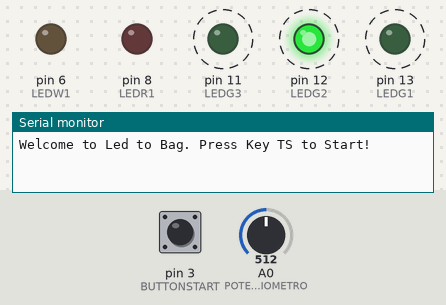
The sketch below on a simulated Arduino Uno, built with avr-gcc and run on an emulated ATmega328P. On the bench: output pins drawn as LEDs (lit = HIGH), the last lines printed to the serial monitor. Dashed ring = blinking. The inputs (shaded band) are chosen by the test bench; at power-on: pin 3 (BUTTONSTART) LOW, A0 (POTENZIOMETRO) = 512. Random numbers use the default seed unless the sketch sets one.

Above: at 1.06 s.
1.3 s: pin 3 (BUTTONSTART) pulled HIGH for 0.15 s
At 3.2 s:
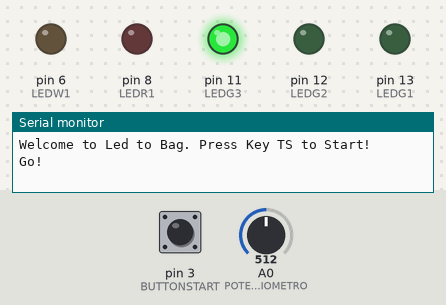
At 4.6 s:
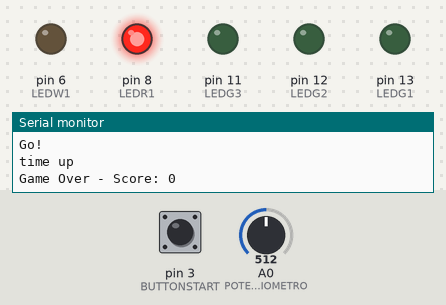
7.4 s: pin 3 (BUTTONSTART) pulled HIGH for 1 s
At 11.95 s:
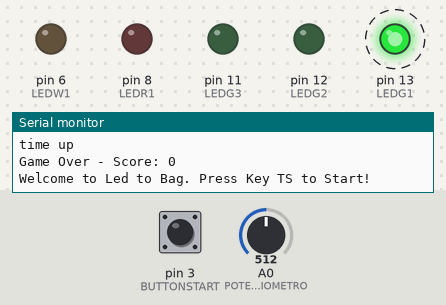
Timing chart, 0 to 17.4 s (numbered marks = the images above; inputs shaded):
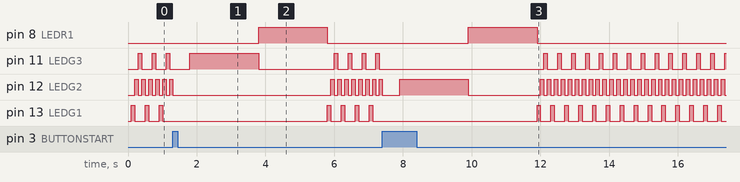

Measured:
- after the input at 1.3 s, pin 8 (LEDR1): LOW → HIGH after 2.5 s, → LOW 2.0 s later
- after the input at 7.4 s, pin 8 (LEDR1): LOW → HIGH after 2.5 s, → LOW 2.0 s later

The sketch:

led_to_bag.ino
```cpp
#include "gameLogics.h"
#include "utility.h"
#include "MiniTimerOne.h"

void setup() {
  Serial.begin(9600);

  pinMode(LEDG1, OUTPUT);
  pinMode(LEDG2, OUTPUT);
  pinMode(LEDG3, OUTPUT);
  pinMode(LEDW1, OUTPUT);
  pinMode(LEDR1, OUTPUT);

  pinMode(BUTTONDOWN, INPUT);
  pinMode(BUTTONSTART, INPUT);
  pinMode(POTENZIOMETRO, INPUT);
  randomSeed(analogRead(0));
  MiniTimer1.init();
  MiniTimer1.attachInterrupt(timeUpRoutine);
}

void loop() {
  Serial.println("Welcome to Led to Bag. Press Key TS to Start!");
  standby();
  delay(TIME_BEFORE_STARTING);
  Serial.println("Go!");
  readDifficulty();
  gameloop();
  reset();
}
```

MiniTimerOne.cpp
```cpp
/*
 * Implementation of a class for the management of the 16 bit Timer1 on the ATmega328P mounted on an Arduino Uno.
 * Authors: Matteo Castellucci, Giorgia Rondinini
 * Date: 17-10-2019
 */

#include "MiniTimerOne.h"

#define TIMER1_MAX_VALUE 65536UL
#define CYCLES_PER_MICROSEC 16

// A function that does nothing, useful for initializing and resetting the routine called with a timer interrupt
void emptyCallback(void) {}

MiniTimerOne *MiniTimerOne::SINGLETON {};

MiniTimerOne *MiniTimerOne::getInstance(void) {
    return SINGLETON;
}

// Default constructor
MiniTimerOne::MiniTimerOne(void) {
    this->_clockSelectBits = 0;
    this->_isrCallback = emptyCallback;
}

void MiniTimerOne::init(void) {
    TCCR1B = _BV(WGM12); // Setting the timer mode, CTC, and disabling the timer clock source (stopping it)
    TCCR1A = 0; // No flag in this register is needed
    TIMSK1 = 0; // Disabling interrupts capture
    cli(); // Disabling interrupts, because TCNT1 setting is not an atomic operation
    TCNT1 = 0; // Resetting the timer count
    sei(); // Re-enabling interrupts
}

void MiniTimerOne::setPeriod(unsigned long int period) {
    const unsigned long int cycles = CYCLES_PER_MICROSEC * period;
    const int prescalerValues[] = { 1, 8, 64, 256, 1024 };
    const unsigned int csBitsValues[] = { _BV(CS10), _BV(CS11), _BV(CS11) | _BV(CS10), _BV(CS12), _BV(CS12) | _BV(CS10) };
    bool timerSet = false;

    for (int i = 0; i < 5 && !timerSet; i++) {
        if (cycles < TIMER1_MAX_VALUE * prescalerValues[i]) {
            /*
             * To start the timer three bits will need to be set in the TCCR1B register for the prescaler value.
             * How those bits needs to be set depends on how long the period of the timer is, because the value
             * of the period must fit the "compare match" register (OCR1A) and the prescaler is needed to downscale it.
             * Setting those bits will start the timer, so their value is temporarily stored in _clockSelectBits.
             */
            this->_clockSelectBits = csBitsValues[i];
            cli(); // Disabling interrupts, because OCR1A setting is not an atomic operation
            OCR1A = cycles / prescalerValues[i]; // Setting the value with which the counter (TCNT1) will be compared
            sei(); // Re-enabling interrupts
            timerSet = true;
        }
    }
    /*
     * If value exceeds the maximum value the register can hold, even with the maximum prescaler value, it sets the register
     * value to the maximum value.
     */
    if (!timerSet) {
        this->_clockSelectBits = _BV(CS12) | _BV(CS10);
        cli(); // Disabling interrupts, because OCR1A setting is not an atomic operation
        OCR1A = TIMER1_MAX_VALUE - 1;
        sei(); // Re-enabling interrupts
    }
}

void MiniTimerOne::attachInterrupt(void (*isr)(void)) {
    this->_isrCallback = isr; // Setting the function to be called on the interrupt capture
    TIMSK1 |= _BV(OCIE1A); // Enabling interrupts capture
}

void MiniTimerOne::detachInterrupt(void) {
    TIMSK1 = 0; // Disabling interrupts capture
    this->_isrCallback = emptyCallback; // Resetting function called on interrupt to an empty one
}

void MiniTimerOne::start(void) {
    TCCR1B |= this->_clockSelectBits; // Setting the clock source, and consequently starting the timer
}

void MiniTimerOne::stop(void) {
    TCCR1B = _BV(WGM12); // Disabling the timer clock source (stopping it), and setting the timer mode (CTC)
}

void MiniTimerOne::reset(void) {
    cli(); // Disabling interrupts, because TCNT1 setting is not an atomic operation
    TCNT1 = 0; // Resetting the timer counter, to start a new period
    sei(); // Re-enabling interrupts
}

void (*MiniTimerOne::getCallback(void))(void) {
    return this->_isrCallback;
}

// Creating an "alias" to the singleton instance of this class so as to easily access it from the Arduino code
MiniTimerOne MiniTimer1 = *MiniTimerOne::getInstance();

/*
 * Setting that the function to be called during an interrupt generated by the timer in CTC mode is the one
 * previously set by attachInterrupt and saved into the object.
 */
ISR(TIMER1_COMPA_vect) {
    (MiniTimer1.getCallback())();
}
```

MiniTimerOne.h
```cpp
/*
 * Definition of a class for the management of the 16 bit Timer1 on the ATmega328P mounted on an Arduino Uno.
 * Authors: Giorgia Rondinini, Matteo Castellucci
 * Date: 17-10-2019
 */

#ifndef __MINI_TIMER_1_H__
#define __MINI_TIMER_1_H__

#include "Arduino.h"

/*
 * This class represents an interface from which to manage the Timer 1 of an ATmega328P processor on a Arduino Uno. It
 * can be use to manage it as a timer in the strict sense of the word, with functionalities for only starting, stopping
 * and resetting it. Moreover, it can perform an action when the specified period of time has elapsed. It can count
 * up to four seconds, more or less, because of the size of the ATmega328P's registers. Every value greater than
 * that will be subsituted by the maximum value allowed into the counter register (2^16 - 1).
 */
class MiniTimerOne {
    public:
        /*
         * Returns a pointer to the only instance of this class.
         */
        static MiniTimerOne *getInstance();
        /*
         * Initializes the timer so as to use the CTC (Clear Timer on Compare match) timer mode, stop the timer from
         * counting CPU clock cycles and reset its counter to zero.
         * It must be called one time before using the timer, otherwise it can bring to unpredictable results.
         */
        void init(void);
        /*
         * Sets the period (in microseconds) of the timer after which the counter is put to zero and an interrupt is generated.
         * Not calling this function before starting the timer can bring to unpredictable results.
         */
        void setPeriod(unsigned long int period);
        /*
         * Sets the function called when the interrupt is fired and enables the firing of interrupts for the timer.
         * If this method is not called, the function is a routine which does nothing.
         */
        void attachInterrupt(void (*isr)(void));
        /*
         * Disables the firing of interrupts, and set the function called when an interrupt is fired to a one that does nothing.
         */
        void detachInterrupt(void);
        /*
         * Starts the timer.
         */
        void start(void);
        /*
         * Stops the timer. It doesn't reset the value of the counter. That means that calling the start function after this one,
         * without calling the reset function, will cause the first interrupt to be called after the residual time period.
         */
        void stop(void);
        /*
         * Sets the timer counter to zero. It doesn't stop the timer from counting.
         */
        void reset(void);
        /*
         * Returns the callback routine currently called when the interrupt is fired.
         */
        void (*getCallback(void))(void);
    private:
        static MiniTimerOne *SINGLETON;

        MiniTimerOne(void);

        void (*_isrCallback)(void);
        char _clockSelectBits;
};

//Global variable accessible from the Arduino code for facilitating the use of this timer library
extern MiniTimerOne MiniTimer1;

#endif
```

gameLogics.cpp
```cpp
#include "gameLogics.h"
#include "Arduino.h"
#include "MiniTimerOne.h"
#include "utility.h"

int btn[] = {LEDG1, LEDG2, LEDG3, LEDW1}; //array containing all the led
int on;   //this variable contains the "on" led at any given moment
int score;  //score of the player, each game

long levelTime;
bool firstTimer;
bool playing;  //flag. Tracks the game status, true if the player is playing

unsigned long lastDebounceTime;
unsigned long lastFade;

unsigned long lastTime;
int currIntensity;

int fadeAmount = 5;

void standby() {
  int inc = 1;  //used to make the standby effect
  unsigned long lastBlinkTime = 0;
  EIFR = (1 << INTF1);
  attachInterrupt(digitalPinToInterrupt(BUTTONSTART), startGame, RISING);
  while (!playing) {
    if (millis() - lastBlinkTime > BLINK_TIME) {
      light(on);
      on += inc;
      if (on == 2 || on == 0) {
        inc = -inc;
      }
      lastBlinkTime = millis();
    }
  }
  detachInterrupt(digitalPinToInterrupt(BUTTONSTART));
  turnOffAll();
}

void gameloop() {
  bool roundStart = false; //flag. True after the first round, resets each game
  bool startCounting = false;  //flag. True when start the player reaches LEDW1
  while (playing) {
    if (!roundStart) {
      initRound();
      roundStart = true;
    }
    if (on == 3) {  //win condition, needs to stay in this cycle for "BAG_TIME" ms
      if (!startCounting) {
        MiniTimer1.stop();
        lastTime = millis();
        startCounting = true;
      }
      fading();
      if (millis() - lastTime > BAG_TIME) {
        score++;
        roundStart = false;
        startCounting = false;
        digitalWrite(LEDW1, LOW);
        Serial.print("Another object in the bag! Count:");
        Serial.print(score);
        Serial.println(" objects");
      }
    }
    if (on == 4) {    //lose condition
      gameover();
    }
  }
  turnOffAll();                           //lose animation
  Serial.print("Game Over - Score: ");
  Serial.println(score);
  digitalWrite(LEDR1, HIGH);
  delay(LEDR1_ON_TIME);
  digitalWrite(LEDR1, LOW);
}

void initRound() {
  on = random(3);
  light(on);
  digitalWrite(LEDW1, LOW); //...bug-solver (the yellow red remains lit after attaching TD interrupt)
  firstTimer = false;
  if (score > 0) {
    levelTime = (levelTime * 7) / 8;
  }
  MiniTimer1.setPeriod(levelTime);
  MiniTimer1.reset();
  MiniTimer1.start();
}

void timeUpRoutine() {
  if (!firstTimer) {
    //Serial.println("timer1 UP");
    MiniTimer1.reset();
    firstTimer = true;
  }
  else
  {
    firstTimer = false;
    Serial.println("time up");
    gameover();
  }
}

void gameover() {
  playing = false;
  detachInterrupt(digitalPinToInterrupt(BUTTONDOWN));
  MiniTimer1.stop();
}

void startGame() {
  playing = true;
}
void down() {
  if ((millis() - lastDebounceTime) > DEBOUNCE_TIME) {
    lastDebounceTime = millis();
    digitalWrite(btn[on + 1], HIGH);
    digitalWrite(btn[on], LOW);
    on++;
    //Serial.println("DOWN PRESSED");
  }
}

void readDifficulty() {
  EIFR = ( 1 << INTF0);
  attachInterrupt(digitalPinToInterrupt(BUTTONDOWN), down, RISING);
  int difficulty = map(analogRead(POTENZIOMETRO), 0, 1023, 1, 8);
  levelTime = (BASE_LEVEL_TIME / difficulty) / 2;
}

void reset() {
  lastFade = 0;
  lastDebounceTime = 0;
  playing = false;
  score = 0;
  on = 0;
}
```

gameLogics.h
```cpp
#ifndef GAMELOGICS_H
#define GAMELOGICS_H
/*
 * MAIN LOOPS
 *
 * state of the game before starting
 */
void standby();

/*
 * core of the game
 */
void gameloop();

/*
 * specifies some parameters at the start of each new round
 */
void initRound();

/*
 * INTERRUPT HANDLERS
 *
 * called when MiniTimer1's timer is up
 *
 * This function is called twice because MiniTimer1 can count up
 * to 4 seconds and this game needs 8 seconds
 *
 */
void timeUpRoutine();

/**
 * called by MiniTimer1 or if the player presses the down button
 * too many times
 */
void gameover();

/**
 * this function sets the flag 'playing' to true
 * called by the button start
 */
void startGame();

/*
 *
 * this function is called when button down is
 * pressed
  */
void down();

/*
 * GAME UTILITIES
 *
 * reads from the potentiometer and sets the difficulty (1-8)
*/
void readDifficulty();

/*
 * resets the parameter in order to start new game
 */
void reset();


#endif
```

utility.cpp
```cpp
#include "Arduino.h"
#include "utility.h"
extern int btn[];
extern unsigned long lastFade;
extern int fadeAmount;
extern int currIntensity;

void turnOffAll() {
  digitalWrite(LEDG1, LOW);
  digitalWrite(LEDG2, LOW);
  digitalWrite(LEDG3, LOW);
  digitalWrite(LEDW1, LOW);
}

void fading() {
  unsigned long currentFadeTime = millis();
  if (currentFadeTime - lastFade > FADE_SPEED) {
    analogWrite(LEDW1, currIntensity);
    currIntensity = currIntensity + fadeAmount;
    lastFade = currentFadeTime;
    if (currIntensity == 0 || currIntensity == 255) {
      fadeAmount = -fadeAmount ;
    }
  }
}

void light(int a) {
  digitalWrite(btn[a], HIGH);
  digitalWrite(btn[(a + 1) % 3], LOW);
  digitalWrite(btn[(a + 2) % 3], LOW);
}
```

utility.h
```cpp
#ifndef UTILITY_H
#define UTILITY_H
#define LEDG1 13
#define LEDG2 12
#define LEDG3 11
#define LEDW1 6
#define LEDR1 8
#define POTENZIOMETRO A0

#define BUTTONDOWN 2
#define BUTTONSTART 3

#define BASE_LEVEL_TIME 8000000L //Base starting time (8s)
#define BLINK_TIME 100 //Standby blink time
#define DEBOUNCE_TIME 134 //debounce waiting time (134 for me)
#define BAG_TIME 1800 //time in the bag
#define FADE_SPEED 5 //delay(5)
#define TIME_BEFORE_STARTING 500 //time(ms) before the game starts after button press
#define LEDR1_ON_TIME 2000 //time(ms) before the game starts after game over
/*
 * turn all the lights off (except the red led)
 */
void turnOffAll();

/*
 * logics about the animation of the item in the bag
 */
void fading();

/*
 * Lights the led that is in 'a' position
 */
void light(int a);
#endif
```
